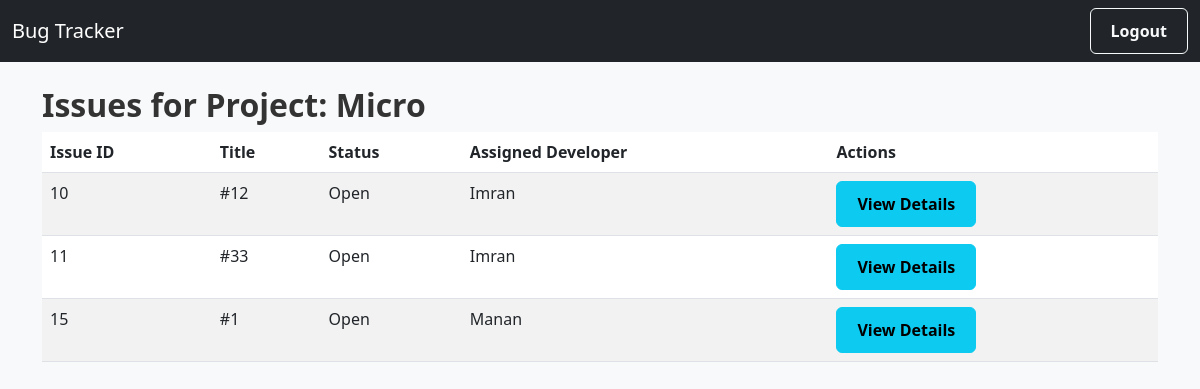
Page /tracker/qa/view_issues/6/ (signed in) on the committed database.
### tracker/models.py (models this page shows, shortened)
class Project(models.Model):
    STATUS_CHOICES = [
        ('open', 'Open'),
        ('in_progress', 'In Progress'),
        ('completed', 'Completed'),
    ]
    name = models.CharField(max_length=200)
    description = models.TextField(blank=True)
    created_by = models.ForeignKey(User, on_delete=models.CASCADE, related_name='created_projects')
    created_at = models.DateTimeField(auto_now_add=True)
    picked_by = models.ForeignKey(User, null=True, blank=True, on_delete=models.SET_NULL, related_name='picked_projects')
    has_issues = models.BooleanField(default=False)
    team = models.ManyToManyField(User, related_name='projects', blank=True)
    status = models.CharField(max_length=20, choices=STATUS_CHOICES, default='open')
    qa_assigned = models.ForeignKey(User, null=True, blank=True, on_delete=models.SET_NULL, related_name='qa_projects')

class Issue(models.Model):
    STATUS_CHOICES = [
        ("open", "Open"),
        ("in_progress", "In Progress"),
        ("resolved", "Resolved"),
        ("closed", "Closed")
    ]
    PRIORITY_CHOICES = [
        ('low', 'Low'),
        ('medium', 'Medium'),
        ('high', 'High'),
        ('critical', 'Critical'),
    ]
    title = models.CharField(max_length=200)
    description = models.TextField()
    status = models.CharField(max_length=20, choices=STATUS_CHOICES, default='open')
    priority = models.CharField(max_length=20, choices=PRIORITY_CHOICES, default='medium')
    project = models.ForeignKey(Project, on_delete=models.CASCADE, related_name='issues')
    created_by = models.ForeignKey(User, on_delete=models.CASCADE, related_name='reported_issues')
    assigned_to = models.ForeignKey(
        User,
        on_delete=models.SET_NULL,
        null=True,
        blank=True,
        related_name='assigned_issues'
    )
    created_at = models.DateTimeField(auto_now_add=True)
    updated_at = models.DateTimeField(auto_now=True)
    reported_by = models.ForeignKey(User, on_delete=models.SET_NULL, null=True, blank=True)

### tracker/views.py (the view)
# urls.py: path('qa/view_issues/<int:project_id>/', views.view_issues, name='view_issues'),
@login_required
def view_issues(request, project_id):
    project = get_object_or_404(Project, id=project_id)
    issues = Issue.objects.filter(project=project)
    return render(request, 'tracker/view_issues.html', {'project': project, 'issues': issues})

### tracker/templates/tracker/view_issues.html
{% extends 'tracker/base.html' %}
{% block content %}
<h2>Issues for Project: {{ project.name }}</h2>
{% if issues %}
<table class="table table-striped">
    <thead>
        <tr>
            <th>Issue ID</th>
            <th>Title</th>
            <th>Status</th>
            <th>Assigned Developer</th>
            <th>Actions</th>
        </tr>
    </thead>
    <tbody>
        {% for issue in issues %}
        <tr>
            <td>{{ issue.id }}</td>
            <td>{{ issue.title }}</td>
            <td>{{ issue.get_status_display }}</td>
            <td>{{ issue.assigned_to.username }}</td>
            <td>
                <a href="{% url 'issue_detail' issue.id %}" class="btn btn-info">View Details</a>
            </td>
        </tr>
        {% endfor %}
    </tbody>
</table>
{% else %}
<p>No issues found for this project.</p>
{% endif %}
{% endblock %}

### tracker/static/tracker/styles.css (style rules this page uses)
body { background-color: #f8f9fa; }
h1, h2 { color: #333; font-weight: 600; }
.btn { font-weight: 600; padding: 10px 20px; }

### rows in the picture
Project: name "Micro"
Issue: id "10", title "#12", status "Open", assigned_to.username "Imran"
Issue: id "11", title "#33", status "Open", assigned_to.username "Imran"
Issue: id "15", title "#1", status "Open", assigned_to.username "Manan"
